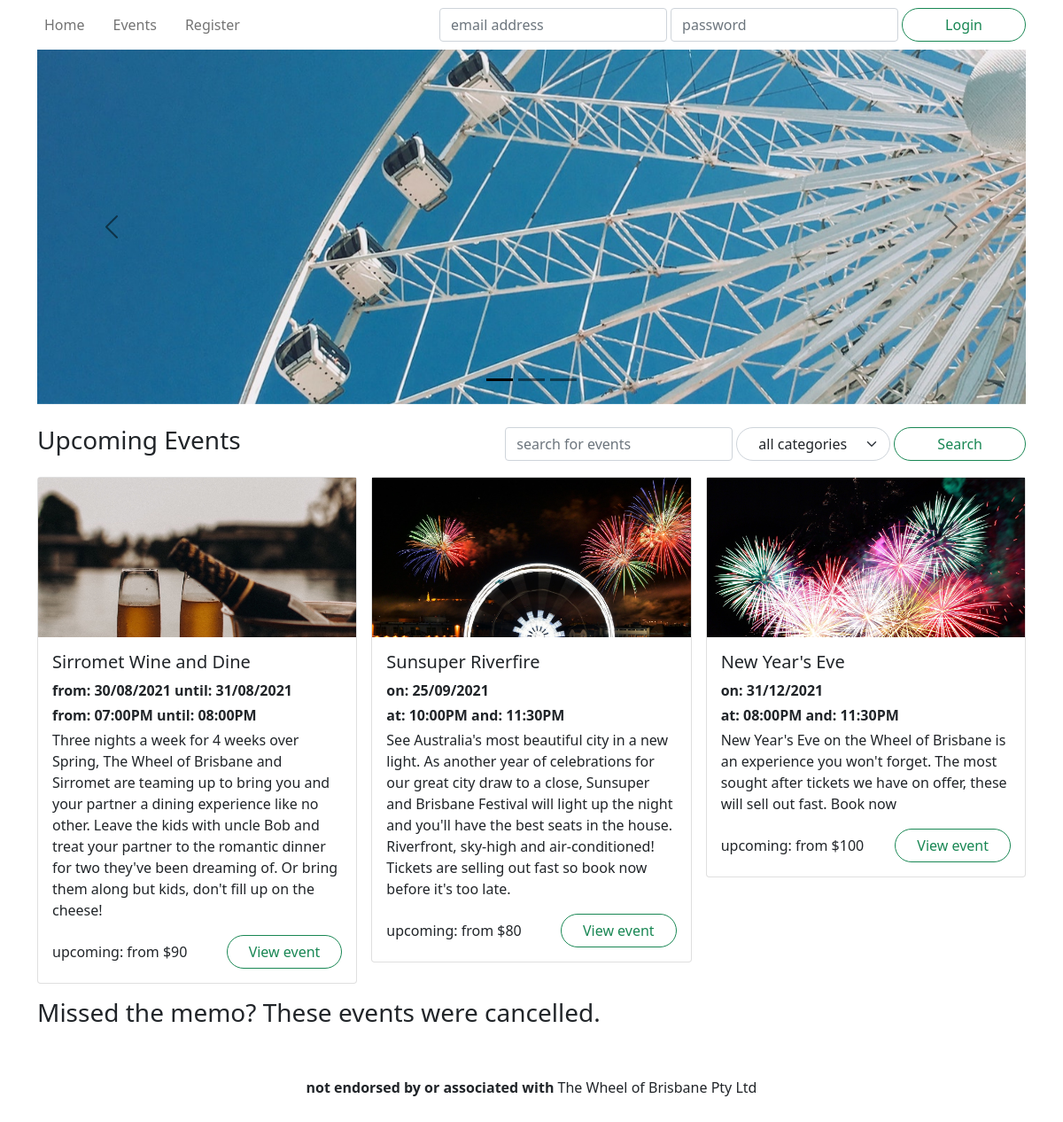
The page / on the database its author committed.
### wheel/models.py (models this page shows, shortened)
class Event(db.Model):
    __tablename__ = 'events'
    id = db.Column(db.Integer, primary_key=True)
    name = db.Column(db.String(255), nullable=False)
    description = db.Column(db.Text)
    category = db.Column(db.String(40))
    status = db.Column(db.Enum('upcoming', 'inactive', 'cancelled', 'booked out'), nullable=False)
    image = db.Column(db.String(255))
    reviews = db.relationship('Review', backref='event')
    tickets = db.relationship('Ticket', backref='event')
    @staticmethod
    def getAllByStatus(status, limit=None):
        return Event.query.\
            join( Ticket ).\
            filter( Ticket.datetime > datetime.now() ).\
            filter( Event.status == status ).\
            group_by( Event.id ).\
            order_by( Ticket.datetime ).\
            limit( limit ).\
            all()
    @staticmethod
    def getAllCategories():
        return [event.category for event in Event.query.group_by('category').all()]
    def getFutureTickets(self):
        return list( filter( lambda ticket: ticket.datetime > datetime.now(), self.tickets ) )
    def getTicketsRange(self):
        tickets = self.getFutureTickets()
        numberOfTickets = len(tickets)
        if numberOfTickets == 0:
            return [numberOfTickets, None, None]
        min_ticket = reduce( lambda x, y: min(x, y, key=lambda ticket: ticket.datetime), tickets )
        max_ticket = reduce( lambda x, y: max(x, y, key=lambda ticket: ticket.datetime), tickets )
        return [numberOfTickets, min_ticket, max_ticket]
    def printTicketsDateRange(self):
        numberOftickets, min_ticket, max_ticket = self.getTicketsRange()
        if numberOftickets == 0:
            return ""
        min = min_ticket.datetime.strftime("%d/%m/%Y")
        max = max_ticket.datetime.strftime("%d/%m/%Y")
        if min == max:
            return f"on: {min}"
        return f"from: {min} until: {max}"
    def printTicketsTimeRange(self):
        numberOftickets, min_ticket, max_ticket = self.getTicketsRange()
        if numberOftickets == 0:
            return ""
        min = min_ticket.datetime.strftime("%I:%M%p")
        max = max_ticket.datetime.strftime("%I:%M%p")
        if numberOftickets == 1:
            return f"at: {min}"
        if numberOftickets == 2:
            return f"at: {min} and: {max}"
        return f"from: {min} until: {max}"
    def getTicketsPriceFrom(self):
        tickets = self.getFutureTickets()
        if len(tickets) == 0:
            return ""
        ticket = reduce( lambda x, y: min(x, y, key=lambda ticket: ticket.price), tickets )
        return f"from ${ticket.price}"
    def getStatusColour(self):
        return {
            'upcoming': 'success',
            'inactive': 'secondary',
            'booked out': 'secondary',
            'cancelled': 'danger'
        }[self.status]

class Ticket(db.Model):
    __tablename__ = 'tickets'
    id = db.Column(db.Integer, primary_key=True)
    datetime = db.Column(db.DateTime, nullable=False)
    price = db.Column(db.Integer, nullable=False)
    remaining = db.Column(db.Integer, nullable=False)
    event_id = db.Column(db.Integer, db.ForeignKey('events.id'))

### wheel/controllers/index.py (the view)
@index.route('/')
def get():
    upcoming = Event.getAllByStatus('upcoming', 3)
    cancelled = Event.getAllByStatus('cancelled', 3)
    form = SearchForm()
    form.category.choices = [("all", "all categories"), *[(category, category) for category in Event.getAllCategories()]]
    return render_template('index.html', upcoming=upcoming, cancelled=cancelled, form=form)

### wheel/forms.py
class SearchForm(FlaskForm):
    search = StringField('Search')
    category = SelectField('Category')

### wheel/templates/index.html (shortened to what this page needs)
{% extends 'base.html' %}
{% block hero %}
<div id="hero" class="carousel carousel-dark slide" data-bs-ride="carousel">
    <div class="carousel-indicators">
        <button type="button" class="active"
                data-bs-target="#hero" data-bs-slide-to="0"></button>
        <button type="button"
                data-bs-target="#hero" data-bs-slide-to="1"></button>
        <button type="button"
                data-bs-target="#hero" data-bs-slide-to="2"></button>
    </div>
    <div class="carousel-inner">
        <div class="carousel-item active">
            <div style="background-image: url('/static/images/bluesky.jpg');"></div>
        </div>
    </div>
    <button type="button" class="carousel-control-prev"
            data-bs-target="#hero" data-bs-slide="prev">
        <span class="carousel-control-prev-icon"></span>
    </button>
    <button type="button" class="carousel-control-next"
            data-bs-target="#hero" data-bs-slide="next">
        <span class="carousel-control-next-icon"></span>
    </button>
</div>
{% endblock %}
{% block content %}
<section>
    <header class="row mb-3">
        <h3 class="col">Upcoming Events</h3>
        <div class="col-6 col-md-auto my-auto">
            <form method="GET" action="{{ url_for('events.getAll') }}" class="d-flex flex-row gap-1 col-auto my-auto">
                {{ form.search(class="form-control w-auto", placeholder="search for events") }}
                {{ form.category(class="form-select rounded-pill ps-4 pe-5") }}
                <button class="btn btn-outline-success rounded-pill px-5" type="submit">Search</button>
            </form>
        </div>
    </header>
    <div class='row row-cols-1 row-cols-md-2 row-cols-xl-3 mb-3 g-3'>
        {% for event in upcoming %}
        <div class="col event">
            <article class="card">
                <a href="{{url_for('events.get', id=event.id)}}" class="card-image" style="background-image: url('{{ event.image }}'); background-position: top;"></a>
                <div class="card-body">
                    <h5 class="card-title">{{ event.name }}</h5>
                    <p class="mb-1"><strong>{{ event.printTicketsDateRange() }}</strong></p>
                    <p class="mb-1"><strong>{{ event.printTicketsTimeRange() }}</strong></p>
                    <p class="card-text">{{ event.description }}</p>
                    <div class="row">
                        <span class="col my-auto">{{ event.status }}{{ ": {}".format( event.getTicketsPriceFrom() ) if event.status == "upcoming" }}</span>
                        <span class="col-auto"><a href="{{url_for('events.get', id=event.id)}}" class="btn btn-outline-{{ event.getStatusColour() }} rounded-pill px-4">View event</a></span>
                    </div>
                </div>
            </article>
        </div>
        {% endfor %}
    </div>
</section>
<section>
    <header class="row mb-3">
        <h3 class="col-auto">Missed the memo? These events were cancelled.</h3>
    </header>
</section>
{% endblock %}

### rows shown on the page
Event: image (picture), name "Sirromet Wine and Dine", printTicketsDateRange "from: 30/08/2021 until: 31/08/2021", printTicketsTimeRange "from: 07:00PM until: 08:00PM", description "Three nights a week for 4 weeks over Spring, The Wheel of Brisbane and Sirromet are teaming up to bring you and your partner a dining experience like no other. Leave the kids with uncle Bob and treat your partner to the romantic dinner for two they've been dreaming of. Or bring them along but kids, don't fill up on the cheese!", status "upcoming", status.price ": from $90"
Event: image (picture), name "Sunsuper Riverfire", printTicketsDateRange "on: 25/09/2021", printTicketsTimeRange "at: 10:00PM and: 11:30PM", description "See Australia's most beautiful city in a new light. As another year of celebrations for our great city draw to a close, Sunsuper and Brisbane Festival will light up the night and you'll have the best seats in the house. Riverfront, sky-high and air-conditioned! Tickets are selling out fast so book now before it's too late.", status "upcoming", status.price ": from $80"
Event: image (picture), name "New Year's Eve", printTicketsDateRange "on: 31/12/2021", printTicketsTimeRange "at: 08:00PM and: 11:30PM", description "New Year's Eve on the Wheel of Brisbane is an experience you won't forget. The most sought after tickets we have on offer, these will sell out fast. Book now", status "upcoming", status.price ": from $100"
